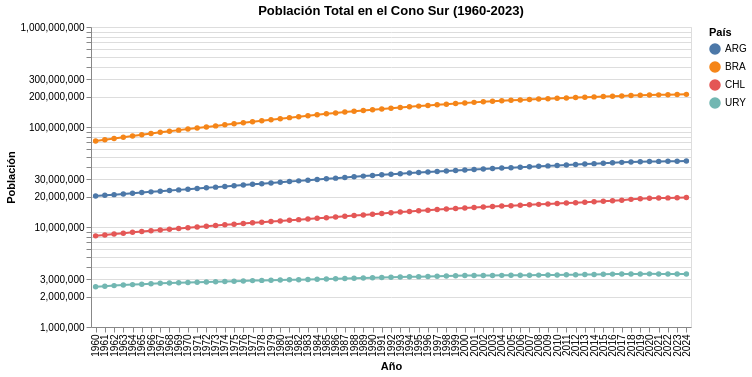

This figure's notebook cell:
### Markdown cell above
## 4. Visualización Exploratoria

### Crecimiento Comparativo en el Cono Sur
Utilizando los datos descubiertos, comparamos el crecimiento poblacional relativo entre países vecinos.

### Code cell
def get_indicator_data(indicator, countries):
    url = f"{BASE_URL}/data"
    params = {"DATABASE_ID": "WB_WDI", "INDICATOR": indicator, "REF_AREA": ",".join(countries)}
    resp = requests.get(url, params=params).json()
    df = pd.DataFrame(resp['value'])
    df['OBS_VALUE'] = pd.to_numeric(df['OBS_VALUE'])
    df['TIME_PERIOD'] = pd.to_numeric(df['TIME_PERIOD'])
    return df

df_cono_sur = get_indicator_data("WB_WDI_SP_POP_TOTL", ["ARG", "CHL", "URY", "BRA"])

# Uso de DuckDB para filtrar o procesar si fuera necesario
df_filtered = duckdb.query("SELECT * FROM df_cono_sur WHERE TIME_PERIOD >= 1960").df()

# Visualización interactiva con Altair
line_chart = alt.Chart(df_filtered).mark_line(point=True).encode(
    x=alt.X('TIME_PERIOD:O', title='Año'),
    y=alt.Y('OBS_VALUE:Q', title='Población', scale=alt.Scale(type='log')),
    color=alt.Color('REF_AREA:N', title='País'),
    tooltip=['REF_AREA', 'TIME_PERIOD', 'OBS_VALUE']
).properties(
    title='Población Total en el Cono Sur (1960-2023)',
    width=600,
    height=300
).interactive()

line_chart

### Figure 1 — Vega-Lite specification as saved in the notebook (floating-point values rounded to 4 significant figures; data arrays with more than 128 entries replaced by an {"elided": "..."} marker saying what was removed)
{"config": {"view": {"continuousWidth": 300, "continuousHeight": 300}}, "data": {"name": "data-766ca7c91aacbebcb0649ad4883cfad4"}, "mark": {"type": "line", "point": true}, "encoding": {"color": {"field": "REF_AREA", "title": "País", "type": "nominal"}, "tooltip": [{"field": "REF_AREA", "type": "nominal"}, {"field": "TIME_PERIOD", "type": "quantitative"}, {"field": "OBS_VALUE", "type": "quantitative"}], "x": {"field": "TIME_PERIOD", "title": "Año", "type": "ordinal"}, "y": {"field": "OBS_VALUE", "scale": {"type": "log"}, "title": "Población", "type": "quantitative"}}, "height": 300, "params": [{"name": "param_1", "select": {"type": "interval", "encodings": ["x", "y"]}, "bind": "scales"}], "title": "Población Total en el Cono Sur (1960-2023)", "width": 600, "$schema": "https://vega.github.io/schema/vega-lite/v5.20.1.json", "datasets": {"data-766ca7c91aacbebcb0649ad4883cfad4": {"elided": "260 records"}}}
